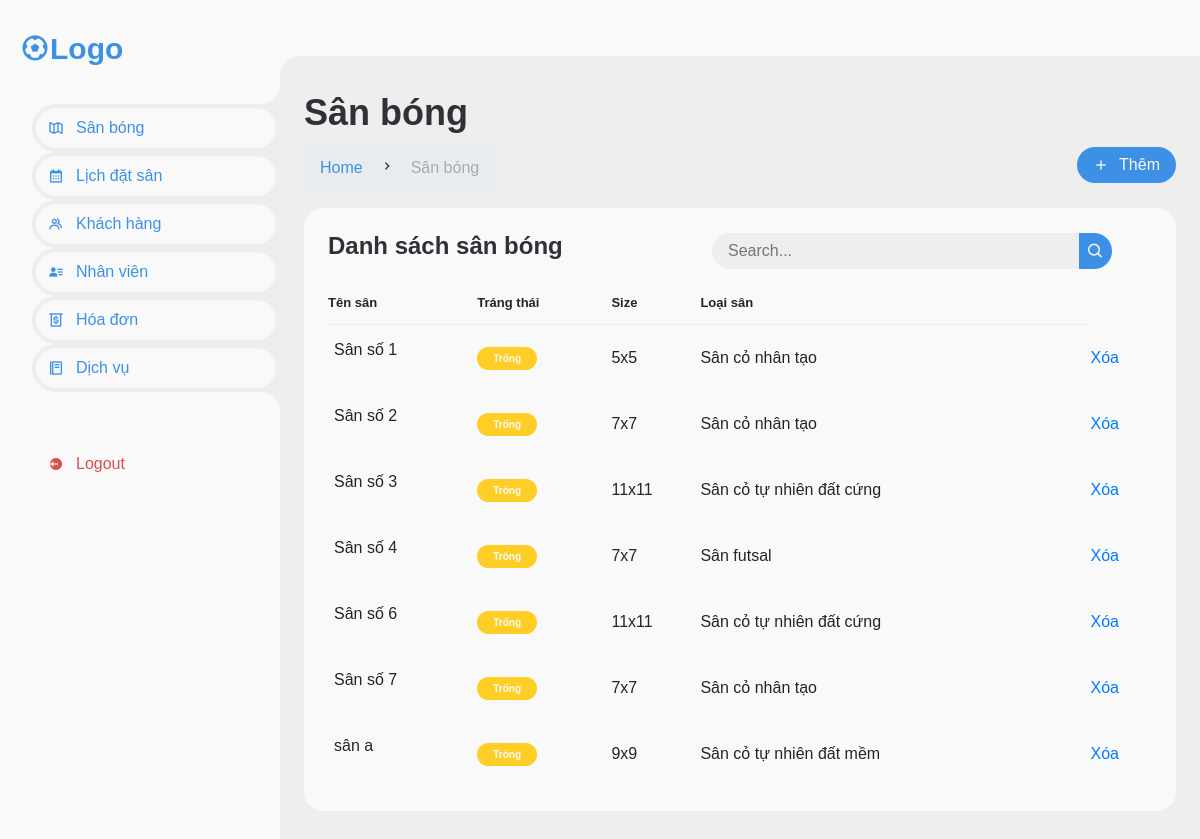
Page /NguoiDung/san on the committed database.
### NguoiDung/models.py (models this page shows)
class SanBong(models.Model):
    tenSan = models.CharField(max_length=100) #Sân số 1 - Sân số 2 - Sân số 3
    tinhTrang = models.CharField(max_length=100) #Het san - Con san - Sua chua
    kichThuoc = models.CharField(max_length=6)
    maloai = models.ForeignKey(LoaiSan, on_delete=models.CASCADE)

class LoaiSan(models.Model):
    tenLoai = models.CharField(max_length=40)

### NguoiDung/views.py (the view)
# urls.py: path('san',views.SB,name='san'),
def SB(request):
    data = {
        'DS_SanBong' : SanBong.objects.all()
    }
    return render(request,'pages/pages_admin/sanbong_admin.html', data)

### NguoiDung/context_processors.py (called while the page is built)
def username(request):
    return {
        'session_username': request.session.get('user_username')
    }

### NguoiDung/Templates/pages/pages_admin/sanbong_admin.html (shortened to what this page needs)
﻿{% extends "page_layout/layout_admin/layout_admin.html" %}
{% block content %}
<nav>
</nav>
<main>
    <div class="head-title">
        <div class="left">
            <h1>Sân bóng</h1>
            <ul class="breadcrumb">
                <li>
                    <a class="active" href="#">Home</a>
                </li>
                <li><i class='bx bx-chevron-right'></i></li>
                <li>
                    <a href="#">Sân bóng</a>
                </li>
            </ul>
        </div>
        <a href="{% url 'themsb' %}" class="btn-add">
            <i class='bx bx-plus'></i>
            <span class="text">Thêm</span>
        </a>
    </div>
    <div class="table-data">
        <div class="order">
            <div class="head">
                <h3>Danh sách sân bóng</h3>
                <form action="{% url 'searchsb' %}" method="GET">
                    <div class="form-input">
                        <input name="seachsb" type="search" placeholder="Search...">
                        <button  type="submit" class="search-btn"><i class='bx bx-search'></i></button>
                    </div>
                </form>
            </div>
            <table>
                <thead>
                    <tr>
                        <th>Tên sân</th>
                        <th>Tráng thái</th>
                        <th>Size</th>
                        <th>Loại sân</th>
                        <td></th>
                    </tr>
                </thead>
                <tbody>
                    {%for ds in DS_SanBong%}
                    <tr>
                        <td>
                            <p>{{ds.tenSan}}</p>
                        </td>
                        <td><span class="status process">{{ds.tinhTrang}}</span></td>
                        <td>{{ds.kichThuoc}}</td>
                        <td>{{ds.maloai.tenLoai}}</td>
                        <td><a href="{% url 'xoasb' id=ds.id %}" class="btn-minus">
                            <span class="text">Xóa</span>
                        </a></td>
                    </tr>
                    {%endfor%}
                </tbody>
            </table>
        </div>
    </div>
</main>
{% endblock %}

### static/css/admin2.css (style rules this page uses)
* { margin: 0; padding: 0; box-sizing: border-box; font-family: var(--poppins); }
a { text-decoration: none; }
li { list-style: none; }
:root { --poppins: 'Poppins', sans-serif; --lato: 'Lato', sans-serif; --light: #F9F9F9; --blue: #3C91E6; --light-blue: #CFE8FF; --grey: #eee; --dark-grey: #AAAAAA; --dark: #342E37; --red: #DB504A; --yellow: #FFCE26; --light-yellow: #FFF2C6; --orange: #FD7238; --light-orange: #FFE0D3; }
html { overflow-x: hidden; }
body { background: var(--grey); overflow-x: hidden; }
#content nav { margin-top: -25px; height: 56px; background: var(--light); padding: 0 24px; display: flex; align-items: center; grid-gap: 24px; font-family: var(--lato); position: sticky; top: 0; left: 0; z-index: 1000; }
#content nav::before { content: ''; position: absolute; width: 40px; height: 40px; bottom: -40px; left: 0; border-radius: 50%; box-shadow: -20px -20px 0 var(--light); }
#content .table-data .order .head form { max-width: 400px; width: 100%; margin-right: 40px; }
#content .table-data .order .head form .form-input { display: flex; align-items: center; height: 36px; }
#content .table-data .order .head form .form-input input { flex-grow: 1; padding: 0 16px; height: 100%; border: none; background: var(--grey); border-radius: 36px 0 0 36px; outline: none; width: 100%; color: var(--dark); }
#content .table-data .order .head form .form-input button { width: 36px; height: 100%; display: flex; justify-content: center; align-items: center; background: var(--blue); color: var(--light); font-size: 18px; border: none; outline: none; border-radius: 0 36px 36px 0; cursor: pointer; }
#content main { width: 100%; padding: 36px 24px; font-family: var(--poppins); max-height: calc(100vh - 56px); overflow-y: scroll; scrollbar-width: none; }
#content main .head-title { display: flex; align-items: center; justify-content: space-between; grid-gap: 16px; flex-wrap: wrap; }
#content main .head-title .left h1 { font-size: 36px; font-weight: 600; margin-bottom: 10px; color: var(--dark); }
#content main .head-title .left .breadcrumb { display: flex; align-items: center; grid-gap: 16px; }
#content main .head-title .left .breadcrumb li { color: var(--dark); }
#content main .head-title .left .breadcrumb li a { color: var(--dark-grey); pointer-events: none; }
#content main .head-title .left .breadcrumb li a.active { color: var(--blue); pointer-events: unset; }
#content main .table-data { display: flex; flex-wrap: wrap; grid-gap: 24px; width: 100%; color: var(--dark); }
#content main .table-data > div { border-radius: 20px; background: var(--light); padding: 24px; overflow-x: auto; }
#content main .table-data .head { display: flex; align-items: center; grid-gap: 16px; margin-bottom: 24px; }
#content main .table-data .head h3 { margin-right: auto; font-size: 24px; font-weight: 600; }
#content main .table-data .head .bx { cursor: pointer; }
#content main .table-data .order { flex-grow: 1; flex-basis: 500px; }
#content main .table-data .order table { width: 100%; border-collapse: collapse; }
#content main .table-data .order table th { padding-bottom: 12px; font-size: 13px; text-align: left; border-bottom: 1px solid var(--grey); }
#content main .table-data .order table td { padding: 16px 0; }
#content main .table-data .order table tr td:first-child { display: flex; align-items: center; grid-gap: 12px; padding-left: 6px; }
#content main .table-data .order table tr td .status { font-size: 10px; padding: 6px 16px; color: var(--light); border-radius: 20px; font-weight: 700; }
#content main .head-title .btn-add { height: 36px; padding: 0 16px; border-radius: 36px; background: var(--blue); color: var(--light); display: flex; justify-content: right; align-items: center; grid-gap: 10px; margin-top: 30px; font-weight: 500; }
#content main .table-data .order table tr td .status.process { background: var(--yellow); }

### rows in the picture
SanBong: tenSan "Sân số 1", tinhTrang "Trống", kichThuoc "5x5", maloai.tenLoai "Sân cỏ nhân tạo"
SanBong: tenSan "Sân số 2", tinhTrang "Trống", kichThuoc "7x7", maloai.tenLoai "Sân cỏ nhân tạo"
SanBong: tenSan "Sân số 3", tinhTrang "Trống", kichThuoc "11x11", maloai.tenLoai "Sân cỏ tự nhiên đất cứng"
SanBong: tenSan "Sân số 4", tinhTrang "Trống", kichThuoc "7x7", maloai.tenLoai "Sân futsal"
SanBong: tenSan "Sân số 6", tinhTrang "Trống", kichThuoc "11x11", maloai.tenLoai "Sân cỏ tự nhiên đất cứng"
SanBong: tenSan "Sân số 7", tinhTrang "Trống", kichThuoc "7x7", maloai.tenLoai "Sân cỏ nhân tạo"
SanBong: tenSan "sân a", tinhTrang "Trống", kichThuoc "9x9", maloai.tenLoai "Sân cỏ tự nhiên đất mềm"
